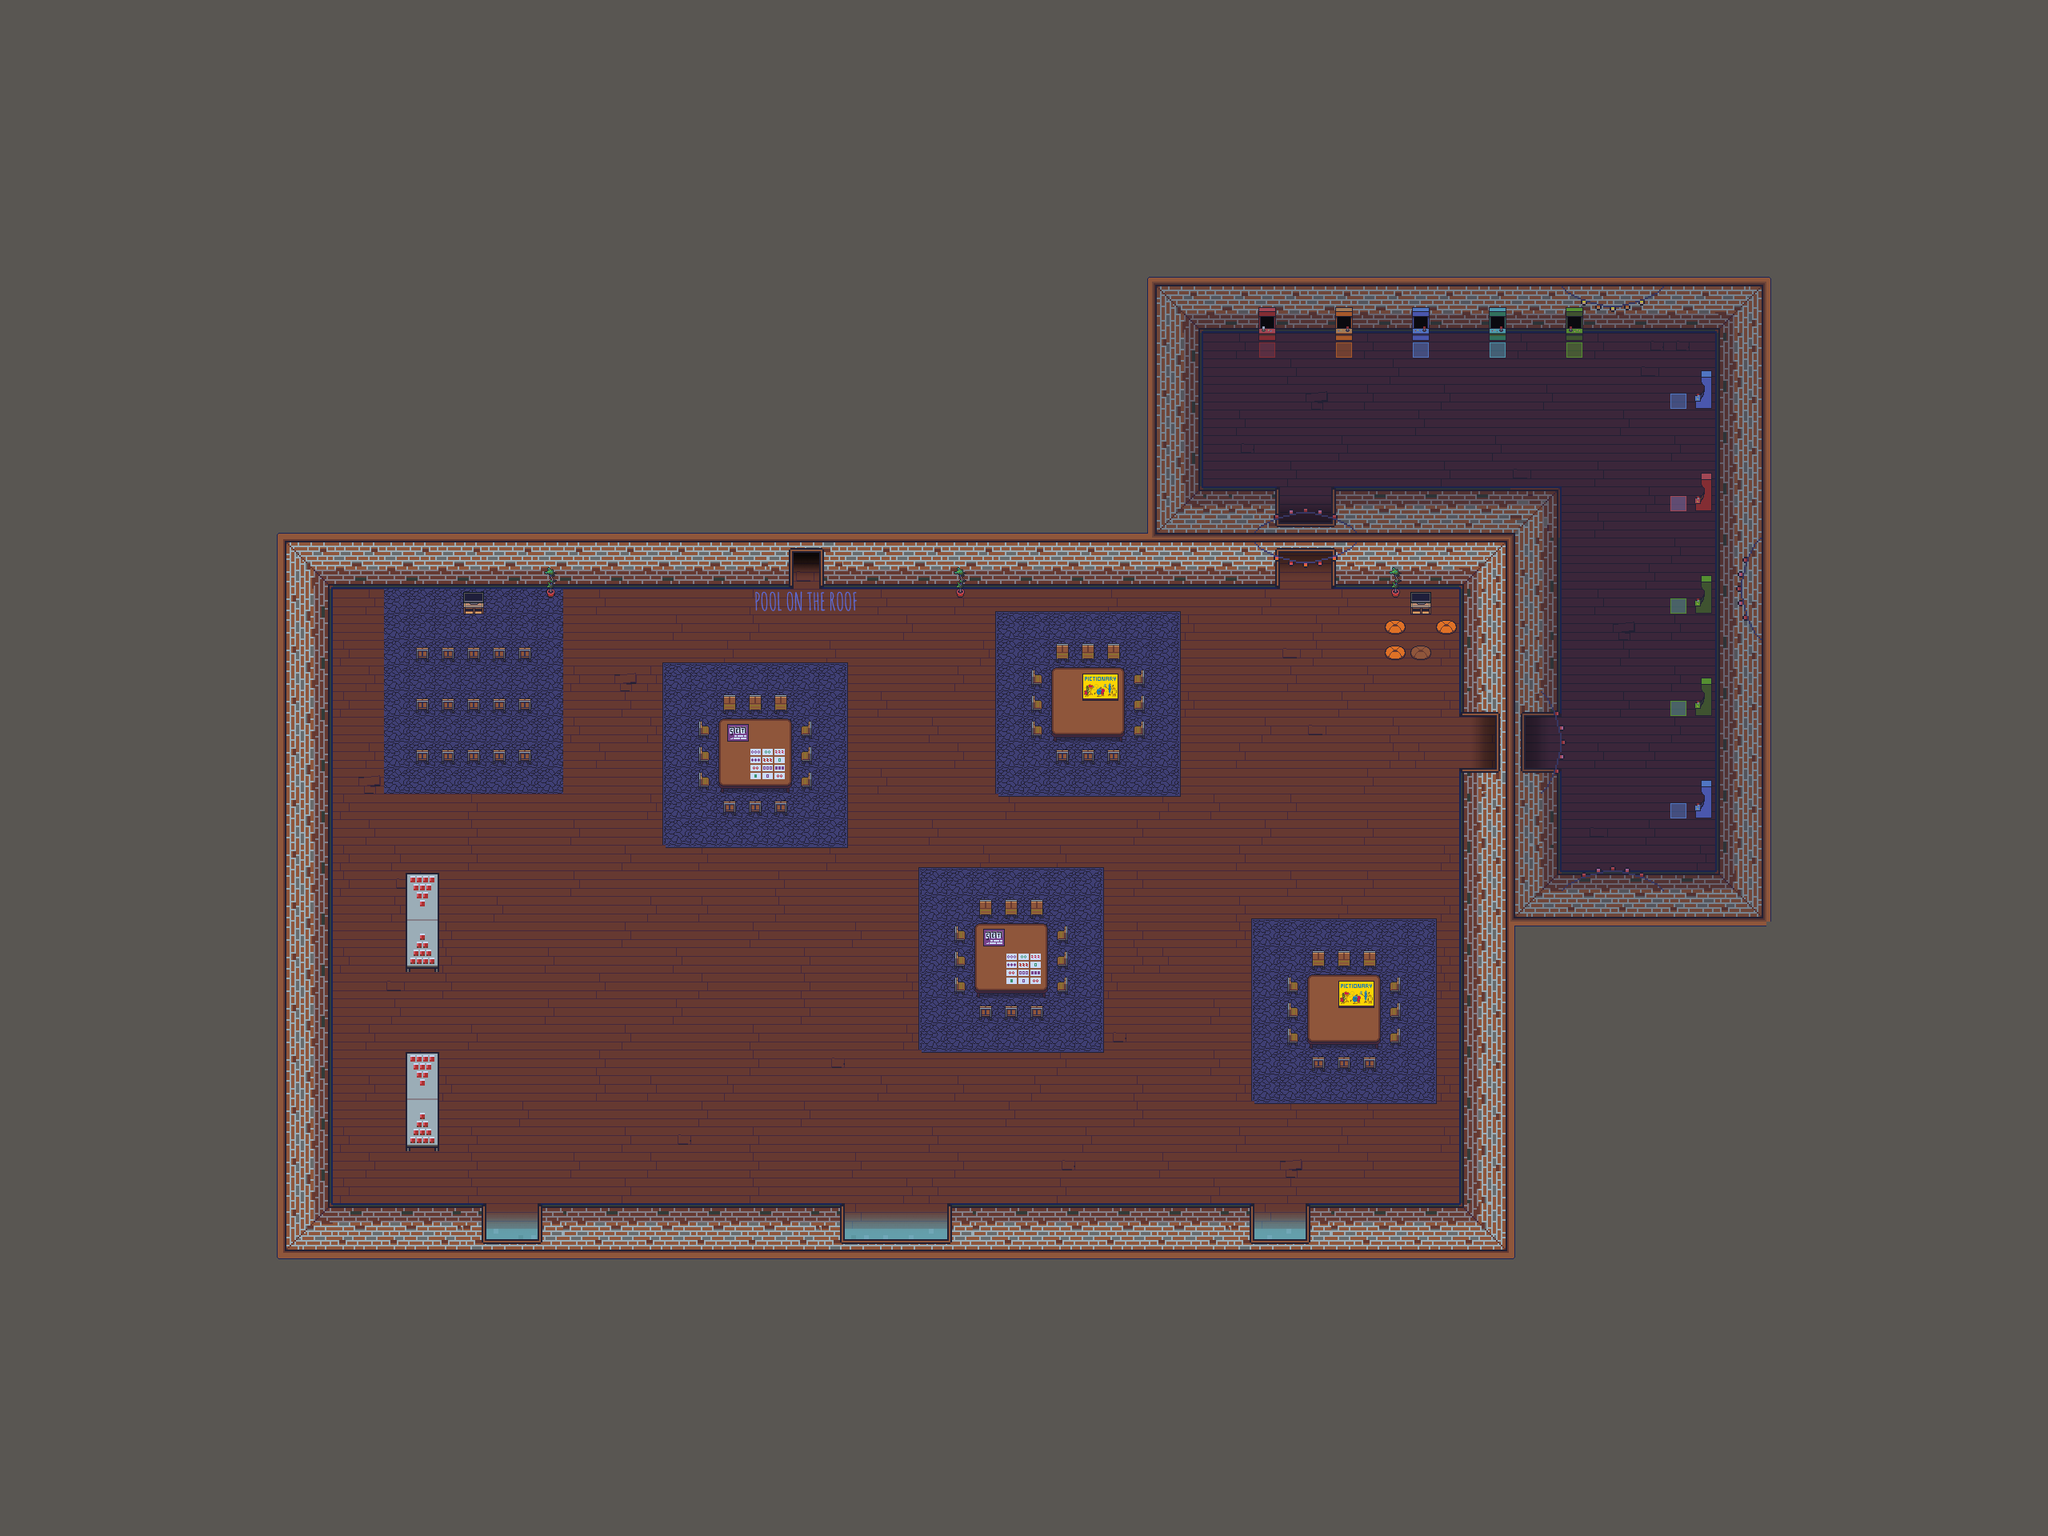

Rendered tile map (Tiled .tmx) drawn with the repository's tilesets; below, a short description and the map source with its tile grids summarised:
An orthogonal 80x60 tile map with 32x32 px tiles, 12 tile layers (Background, Ground, Ground 2, Shadow, ...), 3 tilesets.

<map version="1.2" tiledversion="1.3.5" orientation="orthogonal" renderorder="right-down" width="80" height="60" tilewidth="32" tileheight="32" infinite="0" nextlayerid="13" nextobjectid="1">
 <tileset firstgid="1" source="../../tilesets/Gather Games 0.x.tsx" />
 <tileset firstgid="929" source="../../tilesets/Gather Castle 0.x.tsx" />
 <tileset firstgid="2849" source="../../tilesets/Gather University 0.x.tsx" />
 <layer id="12" name="Background" width="80" height="60">
  <data>[4800 cells, 4800 non-empty, 1 distinct tile ids]</data>
 </layer>
 <layer id="2" name="Ground" width="80" height="60">
  <data>[4800 cells, 1734 non-empty, 25 distinct tile ids]</data>
 </layer>
 <layer id="6" name="Ground 2" width="80" height="60">
  <data>[4800 cells, 376 non-empty, 9 distinct tile ids]</data>
 </layer>
 <layer id="3" name="Shadow" width="80" height="60">
  <data>[4800 cells, 46 non-empty, 8 distinct tile ids]</data>
 </layer>
 <layer id="4" name="Shadow Half" width="80" height="60" opacity="0.5">
  <data>[4800 cells, 34 non-empty, 2 distinct tile ids]</data>
 </layer>
 <layer id="1" name="Walls" width="80" height="60">
  <data>[4800 cells, 412 non-empty, 27 distinct tile ids]</data>
 </layer>
 <layer id="5" name="L1" width="80" height="60">
  <data>[4800 cells, 165 non-empty, 43 distinct tile ids]</data>
 </layer>
 <layer id="7" name="L2" width="80" height="60">
  <data>[4800 cells, 32 non-empty, 18 distinct tile ids]</data>
 </layer>
 <layer id="11" name="Foreground 0 (Walls)" width="80" height="60">
  <data>[4800 cells, 251 non-empty, 28 distinct tile ids]</data>
 </layer>
 <layer id="9" name="Foreground 1" width="80" height="60">
  <data>[4800 cells, 68 non-empty, 32 distinct tile ids]</data>
 </layer>
 <layer id="10" name="Foreground 2" width="80" height="60">
  <data>[4800 cells, 28 non-empty, 20 distinct tile ids]</data>
 </layer>
 <layer id="8" name="Foreground Shadow" width="80" height="60" opacity="0.3">
  <data>[4800 cells, 390 non-empty, 1 distinct tile ids]</data>
 </layer>
</map>
